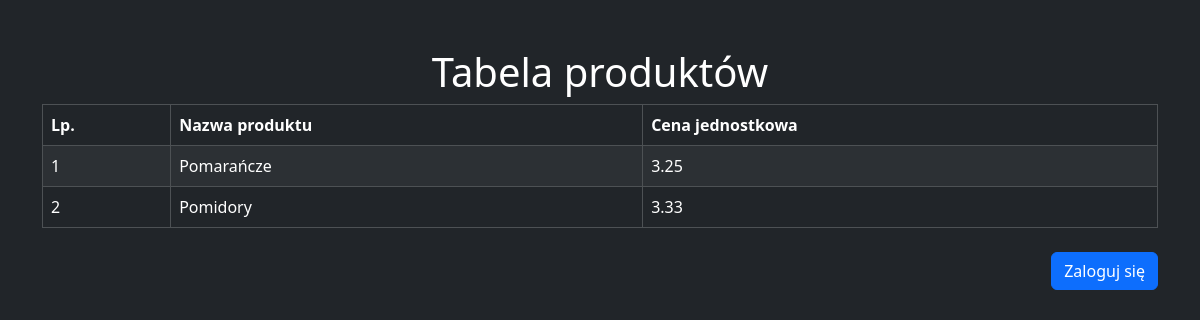
Before: / with the older database file.
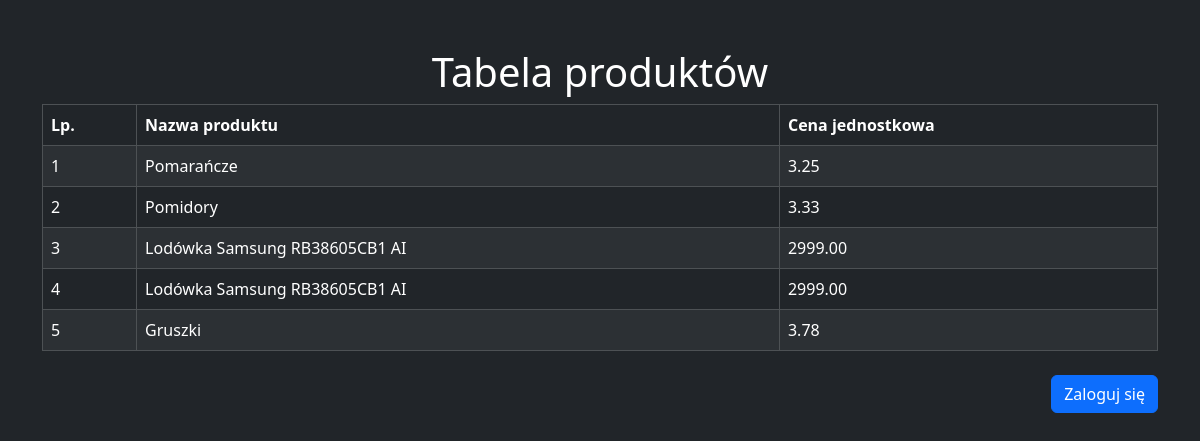
After: the same page with the newer database file.
### minisklep/models.py (models this page shows, shortened)
class Produkt(models.Model):
    Name = models.CharField(max_length=100)
    Price = models.DecimalField(max_digits=10, decimal_places=2)

### minisklep/views.py (the view)
# urls.py: path('', table_prod, name='table_prod'),
def table_prod(request):
    produkty = Produkt.objects.all()
    return render(request, 'table_prod.html', {'produkty': produkty})

### minisklep/templates/table_prod.html (shortened to what this page needs)
<!DOCTYPE html>
<html lang="pl">
<head>
    <link href="https://cdn.jsdelivr.net/npm/bootstrap@5.3.3/dist/css/bootstrap.min.css" rel="stylesheet">
</head>
<body class="container mt-5 bg-dark text-white">
        <h1 class="text-center">Tabela produktów</h1>
        <table class="table table-striped table-dark table-bordered  table-hover mb-4">
            <thead>
                <th>Lp.</th>
                <th>Nazwa produktu</th>
                <th>Cena jednostkowa</th>
            </thead>
            <tbody>
                {% for produkt in produkty %}
                    <tr>
                        <td>{{ forloop.counter }}</td>
                        <td>{{ produkt.Name}}</td>
                        <td>{{ produkt.Price }}</td>
                    </tr>
                {% endfor %}
            </tbody>
        </table>
            {% if user.is_authenticated %}
                <div class="d-flex justify-content-between align-items-center">
                    <a href="{% url 'add_prod' %}" class="btn btn-info mr-3">Dodaj produkt</a>
                    <form method="post" action="{% url 'logout' %}" class="">
                        {% csrf_token %}
                        <button type="submit" class="btn btn-danger">Wyloguj się</button>
                    </form>
                </div>
            {% else %}
                <div class="d-flex justify-content-end align-items-center">
                    <a href="{% url 'login' %}" class="btn btn-primary ">Zaloguj się</a>
                </div>
            {% endif %}
</body>
</html>

Changed rows visible on the page:
added Produkt: Name "Lodówka Samsung RB38605CB1 AI", Price "2999.00"
added Produkt: Name "Lodówka Samsung RB38605CB1 AI", Price "2999.00"
added Produkt: Name "Gruszki", Price "3.78"
